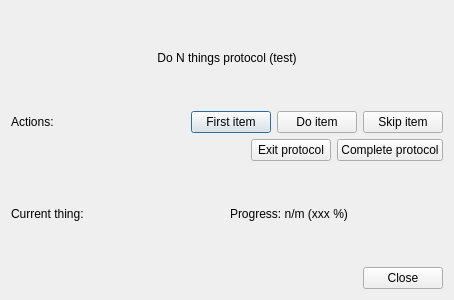
<?xml version="1.0" encoding="UTF-8"?>
<ui version="4.0">
 <class>DoNThingsProtocol</class>
 <widget class="QDialog" name="DoNThingsProtocol">
  <property name="geometry">
   <rect>
    <x>0</x>
    <y>0</y>
    <width>454</width>
    <height>300</height>
   </rect>
  </property>
  <property name="windowTitle">
   <string>Dialog</string>
  </property>
  <layout class="QVBoxLayout" name="verticalLayout">
   <item>
    <widget class="QLabel" name="label">
     <property name="text">
      <string>Do N things protocol (test)</string>
     </property>
     <property name="alignment">
      <set>Qt::AlignCenter</set>
     </property>
    </widget>
   </item>
   <item>
    <layout class="QHBoxLayout" name="horizontalLayout">
     <item>
      <widget class="QLabel" name="label_2">
       <property name="text">
        <string>Actions:</string>
       </property>
      </widget>
     </item>
     <item>
      <spacer name="horizontalSpacer_2">
       <property name="orientation">
        <enum>Qt::Horizontal</enum>
       </property>
       <property name="sizeHint" stdset="0">
        <size>
         <width>40</width>
         <height>20</height>
        </size>
       </property>
      </spacer>
     </item>
     <item>
      <widget class="QPushButton" name="firstButton">
       <property name="text">
        <string>First item</string>
       </property>
      </widget>
     </item>
     <item>
      <widget class="QPushButton" name="doButton">
       <property name="text">
        <string>Do item</string>
       </property>
      </widget>
     </item>
     <item>
      <widget class="QPushButton" name="skipButton">
       <property name="text">
        <string>Skip item</string>
       </property>
      </widget>
     </item>
    </layout>
   </item>
   <item>
    <layout class="QHBoxLayout" name="horizontalLayout_3">
     <item>
      <spacer name="horizontalSpacer">
       <property name="orientation">
        <enum>Qt::Horizontal</enum>
       </property>
       <property name="sizeHint" stdset="0">
        <size>
         <width>40</width>
         <height>20</height>
        </size>
       </property>
      </spacer>
     </item>
     <item>
      <widget class="QPushButton" name="exitButton">
       <property name="text">
        <string>Exit protocol</string>
       </property>
      </widget>
     </item>
     <item>
      <widget class="QPushButton" name="completeButton">
       <property name="text">
        <string>Complete protocol</string>
       </property>
      </widget>
     </item>
    </layout>
   </item>
   <item>
    <layout class="QHBoxLayout" name="horizontalLayout_2">
     <item>
      <widget class="QLabel" name="currentItemLabel">
       <property name="text">
        <string>Current thing:</string>
       </property>
      </widget>
     </item>
     <item>
      <widget class="QLabel" name="progressLabel">
       <property name="text">
        <string>Progress: n/m (xxx %)</string>
       </property>
      </widget>
     </item>
    </layout>
   </item>
   <item>
    <widget class="QDialogButtonBox" name="buttonBox">
     <property name="orientation">
      <enum>Qt::Horizontal</enum>
     </property>
     <property name="standardButtons">
      <set>QDialogButtonBox::Close</set>
     </property>
    </widget>
   </item>
  </layout>
 </widget>
 <resources/>
 <connections>
  <connection>
   <sender>buttonBox</sender>
   <signal>accepted()</signal>
   <receiver>DoNThingsProtocol</receiver>
   <slot>accept()</slot>
   <hints>
    <hint type="sourcelabel">
     <x>248</x>
     <y>254</y>
    </hint>
    <hint type="destinationlabel">
     <x>157</x>
     <y>274</y>
    </hint>
   </hints>
  </connection>
  <connection>
   <sender>buttonBox</sender>
   <signal>rejected()</signal>
   <receiver>DoNThingsProtocol</receiver>
   <slot>reject()</slot>
   <hints>
    <hint type="sourcelabel">
     <x>316</x>
     <y>260</y>
    </hint>
    <hint type="destinationlabel">
     <x>286</x>
     <y>274</y>
    </hint>
   </hints>
  </connection>
 </connections>
</ui>
